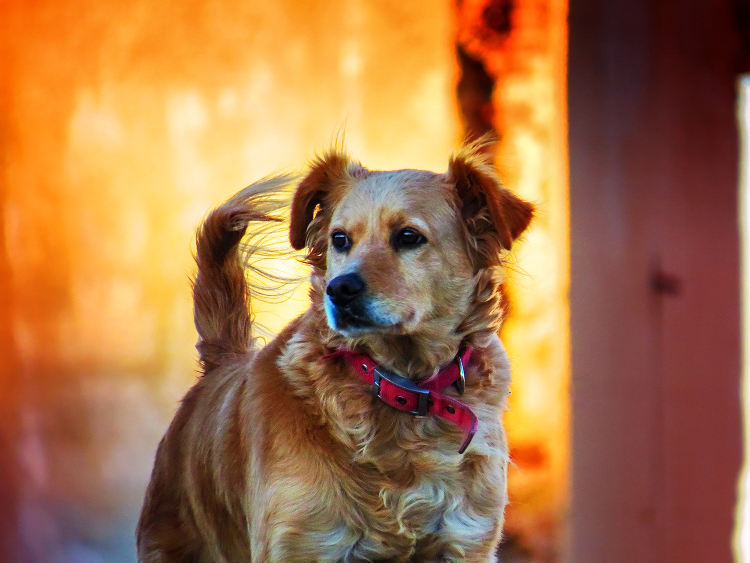
#> input picture data/27295659492.jpg, 1500 x 1125 px (shown at 1/2 size)
$ python app.py
#> lines starting #> are read from the running program, lines starting #| are printed output that depends on the picture; long printed decimals are rounded
import numpy as np
import matplotlib.pyplot as plt
from numpy import linalg

img=plt.imread("../data/27295659492.jpg")
#> img is the input picture: shape (1125, 1500, 3); mean R, G, B 167.3, 115.4, 72.6

#img=plt.imread("../data/demo.jpg")
#print(type(img)) #numpy.ndarray
print(img[0,0,:])
#| [245  87   0]
print(img.shape)
#| (1125, 1500, 3)
#plt.imshow(img)
#plt.show()

img_array = img / 255

print(img_array.max(), img_array.min())
#| 1.0 0.0
print(img_array.dtype)
#| float64

red_array = img_array[:, :, 0]
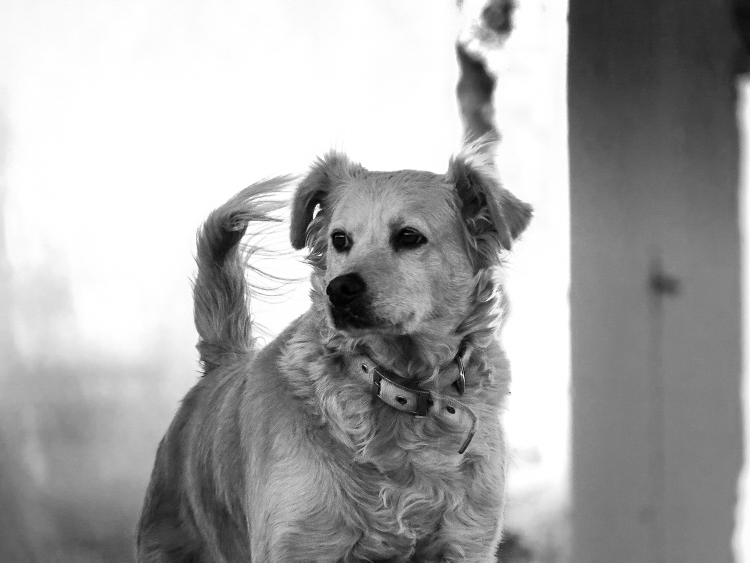
#> red_array: shape (1125, 1500) float64 (shown at 1/2 size); min 0, max 1, mean 0.656
green_array = img_array[:, :, 1]
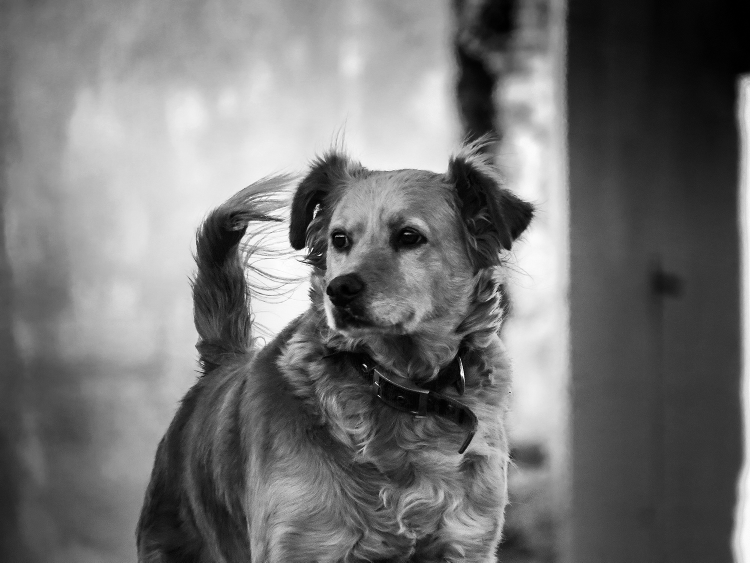
#> green_array: shape (1125, 1500) float64 (shown at 1/2 size); min 0, max 1, mean 0.453
blue_array = img_array[:, :, 2]
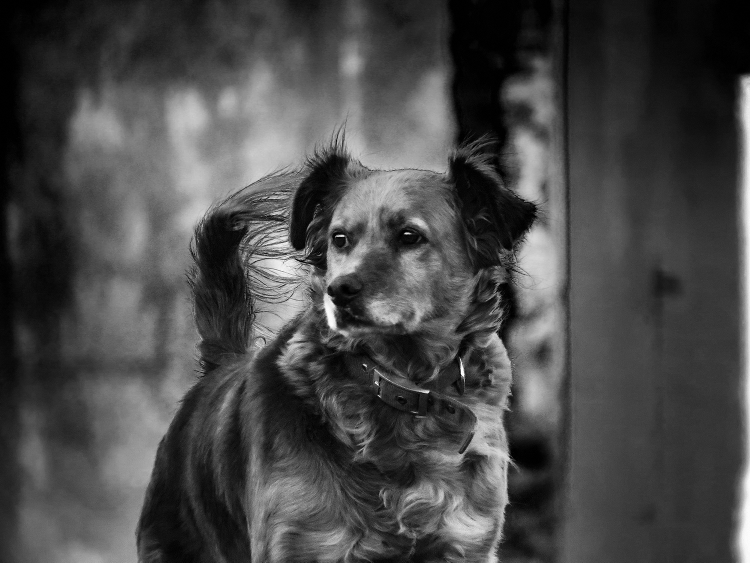
#> blue_array: shape (1125, 1500) float64 (shown at 1/2 size); min 0, max 1, mean 0.285

print(img[0,0,:])
#| [245  87   0]
print(img_array[0,0,:])
#| [0.9608 0.3412 0.        ]
print(red_array[0, 0:3 ])
#| [0.9608 0.9608 0.9647]

# [8 lines of commented-out code are left out]

img_gray = img_array @ [0.2126, 0.7152, 0.0722]
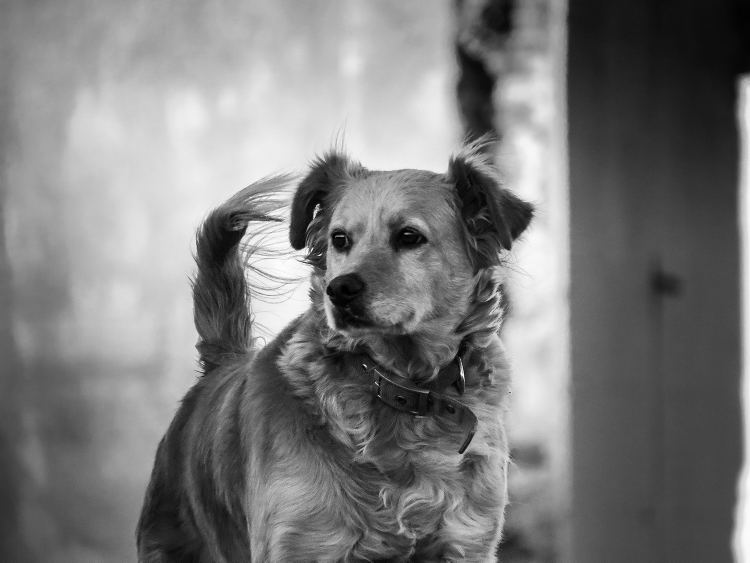
#> img_gray: shape (1125, 1500) float64 (shown at 1/2 size); min 0, max 1, mean 0.484
print(img_gray.shape)
#| (1125, 1500)
print(img_gray[0,])
#> (printed output is left out)

#plt.imshow(img_gray, cmap="gray")
#plt.show()

U, s, Vt = linalg.svd(img_gray)
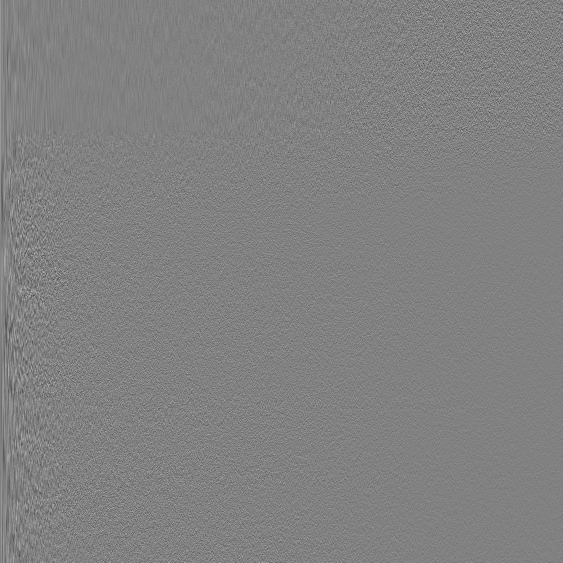
#> U: shape (1125, 1125) float64 (shown at 1/2 size); min -0.21, max 0.204, mean 2.35e-05; drawn with min black and max white
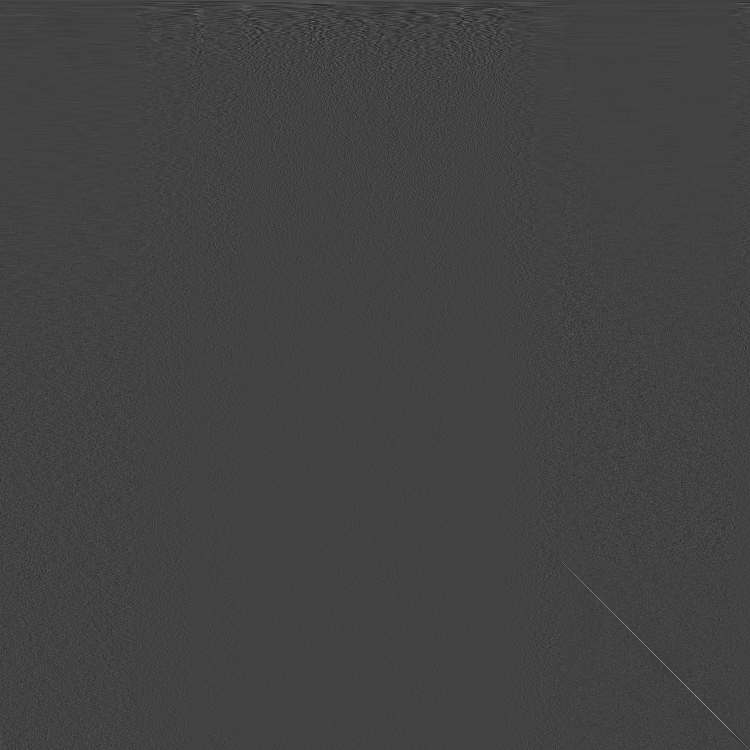
#> Vt: shape (1500, 1500) float64 (shown at 1/2 size); min -0.179, max 0.508, mean 1.26e-05; drawn with min black and max white
#> s = 1125 values, max 675.8 at index 0, min 0.0493 at index 1124, mean 2.16

print(U.shape, s.shape, Vt.shape)
#| (1125, 1125) (1125,) (1500, 1500)


"""
Concatenar DataFrames en Pandas con concat
Tu tarea es utilizar el método concat() para concatenar estos dos DataFrames verticalmente en un nuevo DataFrame llamado ventas_total.
Asegúrate de ignorar los índices originales para que el índice del DataFrame resultante sea continuo.
"""

#> (the run stopped early here; a loop or call above may not have finished)
